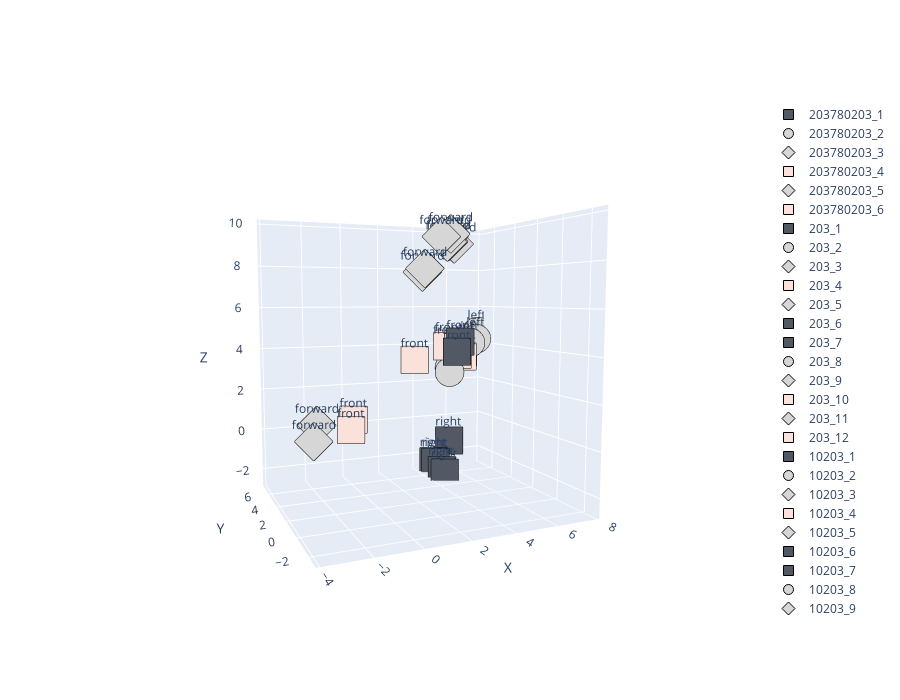

Write notebook code for a chart like this one.
### Code cell
group_axes = {
    "direction_forward": [0, 1, 2, 3],      # Tokens : forward, front_empty, front_wall
    "direction_left": [4, 5, 8],      # left_empty, left_wall, turn_left, turn_left (duplicated)
    "direction_right": [6, 7, 10],   # right_empty, right_wall, turn_right, turn_right
    "move": [0, 8, 10],             # forward, turn_left, turn_right
    "feel_wall": [3, 5, 7],         # bump, front_wall, left_wall, right_wall
    "feel_empty": [2, 4, 6],
}
# sequences = [[2, 0, 3, 7, 8, 0, 2, 0, 3], [2, 0, 3]]
# tgt_sequences = [[7, 8, 0, 2, 0, 2], [7, 8, 0, 2, 0, 3, 7, 8, 0, 2, 0, 2]]
sequences = [[2, 0, 3, 7, 8, 0, 2, 0, 3], [2, 0, 3], [10, 2, 0, 3]]
tgt_sequences = [[7, 8, 0, 2, 0, 2], [7, 8, 0, 2, 0, 3, 7, 8, 0, 2, 0, 2], [7, 8, 0, 2, 0, 3, 7, 8, 0, 2, 0, 2]]
# sequences = [[0, 2, 0, 2, 0, 3], [7, 8, 0, 2, 0, 3], [2, 0, 3, 7, 8, 0, 2, 0, 3], [2, 0, 3], [10, 2, 0, 3], [7, 8, 0, 2, 0, 3, 7, 8, 0, 2, 0, 2], [7, 8, 0, 2, 0, 3], [2, 0, 3, 7, 8, 0, 2, 0, 3]]
# tgt_sequences = [[7, 8, 0, 2, 0, 3], [7, 8, 0, 2, 0, 2], [7, 8, 0, 2, 0, 2], [7, 8, 0, 2, 0, 3, 7, 8, 0, 2, 0, 2], [7, 8, 0, 2, 0, 3, 7, 8, 0, 2, 0, 2], [0, 3], [7, 8, 0, 2, 0, 2, 0, 3], [7, 8, 0, 2, 0, 2, 0, 3]]
# sequences = [[0, 2, 0, 2, 0, 3], [7, 8, 0, 2, 0, 3], [7], [3, 7], [8, 0, 2, 0, 3, 7, 8, 0, 3], [8, 0, 2, 0, 3], [7, 8, 0, 2, 0, 3], [8, 0, 2, 0, 3, 7, 8, 0, 3], [10, 2, 0, 3], [10], [5, 10], [7, 8, 0, 2, 0, 3], [2, 0, 3, 7, 8, 0, 2, 0, 3], [2, 0, 3], [10, 2, 0, 3], [7, 8, 0, 2, 0, 3, 7, 8, 0, 2, 0, 2], [7, 8, 0, 2, 0, 3], [2, 0, 3, 7, 8, 0, 2, 0, 3]]
# tgt_sequences = [[7, 8, 0, 2, 0, 3], [7, 8, 0, 3], [8, 0, 2, 0, 3, 7, 8, 0, 3], [8, 0, 2, 0, 3, 7, 8, 0, 3], [6], [7, 8, 0, 3, 6], [7, 8, 0, 3, 6], [6, 5], [7, 8, 0, 2, 0, 3], [2, 0, 3, 7, 8, 0, 2, 0, 3], [2, 0, 3, 7, 8, 0, 2, 0, 3], [7, 8, 0, 2, 0, 2], [7, 8, 0, 2, 0, 2], [7, 8, 0, 2, 0, 3, 7, 8, 0, 2, 0, 2], [7, 8, 0, 2, 0, 3, 7, 8, 0, 2, 0, 2], [0, 3], [7, 8, 0, 2, 0, 2, 0, 3], [7, 8, 0, 2, 0, 2, 0, 3]]

label_seq = [''.join(str(nombre) for nombre in sous_liste) for sous_liste in sequences]

embedding_weight, all_labels, all_tokens = visualize_decoder_outputs(model, sequences, tgt_sequences, label_seq)
projected = project_embeddings_to_3D(model, embedding_weight, group_axes)
plotly_embedding(projected, all_labels, all_tokens)

### Figure 1 — Plotly figure (JSON) as saved in the notebook; plotly's stock layout.template omitted (floating-point values rounded to 4 significant figures)
{"data": [{"marker": {"color": "#535865", "line": {"color": "black", "width": 1}, "size": 10, "symbol": "square"}, "mode": "markers+text", "name": "203780203_1", "text": "right", "textposition": "top center", "type": "scatter3d", "x": [5.829], "y": [6.812], "z": [-1.315]}, {"marker": {"color": "#D6D6D6", "line": {"color": "black", "width": 1}, "size": 10, "symbol": "circle"}, "mode": "markers+text", "name": "203780203_2", "text": "left", "textposition": "top center", "type": "scatter3d", "x": [7.041], "y": [6.7], "z": [4.049]}, {"marker": {"color": "#D6D6D6", "line": {"color": "black", "width": 1}, "size": 10, "symbol": "diamond"}, "mode": "markers+text", "name": "203780203_3", "text": "forward", "textposition": "top center", "type": "scatter3d", "x": [6.122], "y": [6.89], "z": [9.373]}, {"marker": {"color": "#FAE2DB", "line": {"color": "black", "width": 1}, "size": 10, "symbol": "square"}, "mode": "markers+text", "name": "203780203_4", "text": "front", "textposition": "top center", "type": "scatter3d", "x": [6.028], "y": [6.26], "z": [3.461]}, {"marker": {"color": "#D6D6D6", "line": {"color": "black", "width": 1}, "size": 10, "symbol": "diamond"}, "mode": "markers+text", "name": "203780203_5", "text": "forward", "textposition": "top center", "type": "scatter3d", "x": [5.077], "y": [6.3], "z": [9.67]}, {"marker": {"color": "#FAE2DB", "line": {"color": "black", "width": 1}, "size": 10, "symbol": "square"}, "mode": "markers+text", "name": "203780203_6", "text": "front", "textposition": "top center", "type": "scatter3d", "x": [2.462], "y": [3.749], "z": [3.543]}, {"marker": {"color": "#535865", "line": {"color": "black", "width": 1}, "size": 10, "symbol": "square"}, "mode": "markers+text", "name": "203_1", "text": "right", "textposition": "top center", "type": "scatter3d", "x": [4.853], "y": [6.481], "z": [-2.328]}, {"marker": {"color": "#D6D6D6", "line": {"color": "black", "width": 1}, "size": 10, "symbol": "circle"}, "mode": "markers+text", "name": "203_2", "text": "left", "textposition": "top center", "type": "scatter3d", "x": [7.379], "y": [6.645], "z": [4.256]}, {"marker": {"color": "#D6D6D6", "line": {"color": "black", "width": 1}, "size": 10, "symbol": "diamond"}, "mode": "markers+text", "name": "203_3", "text": "forward", "textposition": "top center", "type": "scatter3d", "x": [3.696], "y": [5.298], "z": [7.953]}, {"marker": {"color": "#FAE2DB", "line": {"color": "black", "width": 1}, "size": 10, "symbol": "square"}, "mode": "markers+text", "name": "203_4", "text": "front", "textposition": "top center", "type": "scatter3d", "x": [6.514], "y": [6.613], "z": [3.313]}, {"marker": {"color": "#D6D6D6", "line": {"color": "black", "width": 1}, "size": 10, "symbol": "diamond"}, "mode": "markers+text", "name": "203_5", "text": "forward", "textposition": "top center", "type": "scatter3d", "x": [-3.775], "y": [-1.466], "z": [1.249]}, {"marker": {"color": "#535865", "line": {"color": "black", "width": 1}, "size": 10, "symbol": "square"}, "mode": "markers+text", "name": "203_6", "text": "front", "textposition": "top center", "type": "scatter3d", "x": [1.438], "y": [-2.672], "z": [4.46]}, {"marker": {"color": "#535865", "line": {"color": "black", "width": 1}, "size": 10, "symbol": "square"}, "mode": "markers+text", "name": "203_7", "text": "right", "textposition": "top center", "type": "scatter3d", "x": [4.59], "y": [4.798], "z": [-2.464]}, {"marker": {"color": "#D6D6D6", "line": {"color": "black", "width": 1}, "size": 10, "symbol": "circle"}, "mode": "markers+text", "name": "203_8", "text": "left", "textposition": "top center", "type": "scatter3d", "x": [5.544], "y": [6.217], "z": [2.547]}, {"marker": {"color": "#D6D6D6", "line": {"color": "black", "width": 1}, "size": 10, "symbol": "diamond"}, "mode": "markers+text", "name": "203_9", "text": "forward", "textposition": "top center", "type": "scatter3d", "x": [5.595], "y": [6.645], "z": [9.432]}, {"marker": {"color": "#FAE2DB", "line": {"color": "black", "width": 1}, "size": 10, "symbol": "square"}, "mode": "markers+text", "name": "203_10", "text": "front", "textposition": "top center", "type": "scatter3d", "x": [5.285], "y": [6.003], "z": [3.949]}, {"marker": {"color": "#D6D6D6", "line": {"color": "black", "width": 1}, "size": 10, "symbol": "diamond"}, "mode": "markers+text", "name": "203_11", "text": "forward", "textposition": "top center", "type": "scatter3d", "x": [5.619], "y": [6.291], "z": [9.83]}, {"marker": {"color": "#FAE2DB", "line": {"color": "black", "width": 1}, "size": 10, "symbol": "square"}, "mode": "markers+text", "name": "203_12", "text": "front", "textposition": "top center", "type": "scatter3d", "x": [-2.136], "y": [-0.7505], "z": [1.401]}, {"marker": {"color": "#535865", "line": {"color": "black", "width": 1}, "size": 10, "symbol": "square"}, "mode": "markers+text", "name": "10203_1", "text": "right", "textposition": "top center", "type": "scatter3d", "x": [4.84], "y": [6.703], "z": [-2.352]}, {"marker": {"color": "#D6D6D6", "line": {"color": "black", "width": 1}, "size": 10, "symbol": "circle"}, "mode": "markers+text", "name": "10203_2", "text": "left", "textposition": "top center", "type": "scatter3d", "x": [7.761], "y": [7.219], "z": [4.622]}, {"marker": {"color": "#D6D6D6", "line": {"color": "black", "width": 1}, "size": 10, "symbol": "diamond"}, "mode": "markers+text", "name": "10203_3", "text": "forward", "textposition": "top center", "type": "scatter3d", "x": [3.639], "y": [5.495], "z": [7.78]}, {"marker": {"color": "#FAE2DB", "line": {"color": "black", "width": 1}, "size": 10, "symbol": "square"}, "mode": "markers+text", "name": "10203_4", "text": "front", "textposition": "top center", "type": "scatter3d", "x": [6.673], "y": [6.871], "z": [3.504]}, {"marker": {"color": "#D6D6D6", "line": {"color": "black", "width": 1}, "size": 10, "symbol": "diamond"}, "mode": "markers+text", "name": "10203_5", "text": "forward", "textposition": "top center", "type": "scatter3d", "x": [-3.564], "y": [-1.12], "z": [1.772]}, {"marker": {"color": "#535865", "line": {"color": "black", "width": 1}, "size": 10, "symbol": "square"}, "mode": "markers+text", "name": "10203_6", "text": "front", "textposition": "top center", "type": "scatter3d", "x": [1.77], "y": [-2.295], "z": [4.805]}, {"marker": {"color": "#535865", "line": {"color": "black", "width": 1}, "size": 10, "symbol": "square"}, "mode": "markers+text", "name": "10203_7", "text": "right", "textposition": "top center", "type": "scatter3d", "x": [4.705], "y": [5.371], "z": [-2.489]}, {"marker": {"color": "#D6D6D6", "line": {"color": "black", "width": 1}, "size": 10, "symbol": "circle"}, "mode": "markers+text", "name": "10203_8", "text": "left", "textposition": "top center", "type": "scatter3d", "x": [5.671], "y": [6.49], "z": [2.744]}, {"marker": {"color": "#D6D6D6", "line": {"color": "black", "width": 1}, "size": 10, "symbol": "diamond"}, "mode": "markers+text", "name": "10203_9", "text": "forward", "textposition": "top center", "type": "scatter3d", "x": [5.768], "y": [6.826], "z": [9.473]}, {"marker": {"color": "#FAE2DB", "line": {"color": "black", "width": 1}, "size": 10, "symbol": "square"}, "mode": "markers+text", "name": "10203_10", "text": "front", "textposition": "top center", "type": "scatter3d", "x": [5.527], "y": [6.269], "z": [4.062]}, {"marker": {"color": "#D6D6D6", "line": {"color": "black", "width": 1}, "size": 10, "symbol": "diamond"}, "mode": "markers+text", "name": "10203_11", "text": "forward", "textposition": "top center", "type": "scatter3d", "x": [5.732], "y": [6.708], "z": [9.736]}, {"marker": {"color": "#FAE2DB", "line": {"color": "black", "width": 1}, "size": 10, "symbol": "square"}, "mode": "markers+text", "name": "10203_12", "text": "front", "textposition": "top center", "type": "scatter3d", "x": [-1.833], "y": [-0.1246], "z": [1.668]}], "layout": {"height": 700, "scene": {"aspectmode": "auto", "aspectratio": {"x": 1.03, "y": 0.883, "z": 1.1}, "camera": {"center": {"x": 0, "y": 0, "z": 0}, "eye": {"x": -0.9459, "y": -2.176, "z": 0.2316}, "projection": {"type": "perspective"}, "up": {"x": 0, "y": 0, "z": 1}}, "xaxis": {"title": {"text": "X"}, "type": "linear"}, "yaxis": {"title": {"text": "Y"}, "type": "linear"}, "zaxis": {"title": {"text": "Z"}, "type": "linear"}}, "width": 900}}
